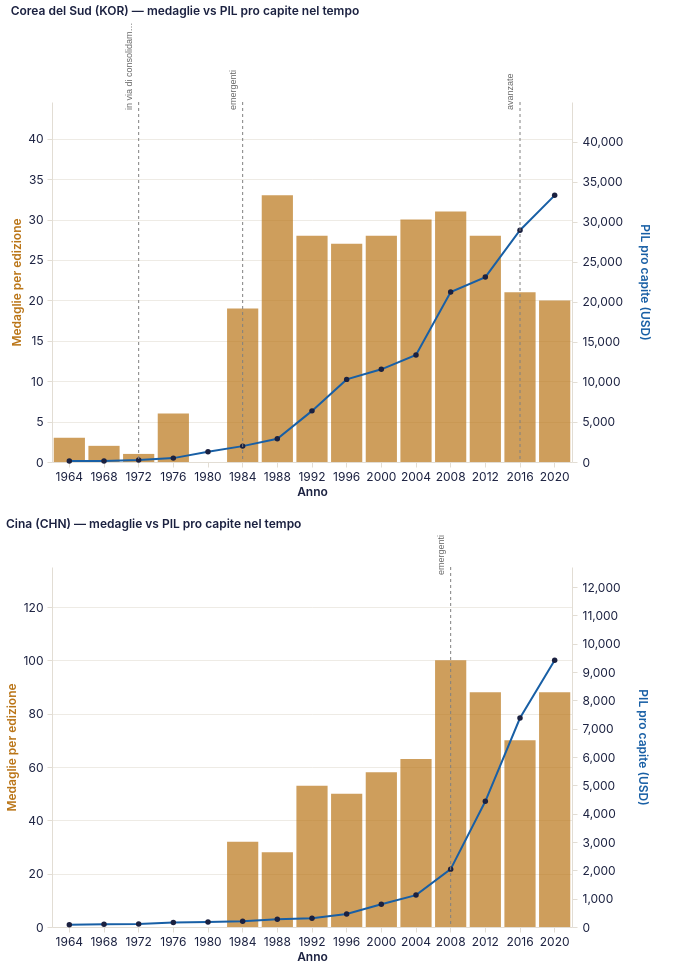

The specification (Vega-Lite) saved for this image:
### Vega-Lite specification from a JSON file in a GitHub repository (floating-point values rounded to 4 significant figures)
{"$schema": "https://vega.github.io/schema/vega-lite/v5.20.1.json", "config": {"arc": {"fill": "#1b2140"}, "area": {"fill": "#1b2140", "fillOpacity": 0.15, "line": true}, "axis": {"domainColor": "#e2ddd4", "grid": true, "gridColor": "#e2ddd4", "gridWidth": 0.6, "labelAngle": 0, "labelColor": "#1b2140", "labelFont": "Inter, system-ui, -apple-system, BlinkMacSystemFont, 'Segoe UI', Roboto, sans-serif", "labelFontSize": 12, "labelFontWeight": 400, "labelPadding": 4, "tickColor": "#e2ddd4", "tickSize": 5, "titleColor": "#1b2140", "titleFont": "Inter, system-ui, -apple-system, BlinkMacSystemFont, 'Segoe UI', Roboto, sans-serif", "titleFontSize": 12, "titleFontWeight": 600}, "axisBand": {"grid": false}, "background": "transparent", "bar": {"fill": "#1b2140"}, "legend": {"labelColor": "#1b2140", "labelFont": "Inter, system-ui, -apple-system, BlinkMacSystemFont, 'Segoe UI', Roboto, sans-serif", "labelFontSize": 11, "padding": 4, "symbolType": "circle", "titleColor": "#1b2140", "titleFont": "Inter, system-ui, -apple-system, BlinkMacSystemFont, 'Segoe UI', Roboto, sans-serif", "titleFontSize": 12}, "line": {"stroke": "#1b2140", "strokeWidth": 2}, "mark": {"color": "#1b2140"}, "path": {"stroke": "#1b2140"}, "point": {"fill": "#1b2140", "filled": true}, "range": {"category": ["#1b2140", "#ff8009", "#9a0641", "#ffe34a", "#e7b6af", "#0088b0", "#e03830"]}, "rect": {"fill": "#1b2140"}, "shape": {"stroke": "#1b2140"}, "symbol": {"fill": "#1b2140"}, "title": {"anchor": "start", "color": "#1b2140", "font": "Inter, system-ui, -apple-system, BlinkMacSystemFont, 'Segoe UI', Roboto, sans-serif", "fontSize": 12, "fontWeight": 600, "subtitleColor": "#1b2140", "subtitleFont": "Inter, system-ui, -apple-system, BlinkMacSystemFont, 'Segoe UI', Roboto, sans-serif"}, "view": {"continuousHeight": 300, "continuousWidth": 400, "fill": null, "stroke": null, "strokeWidth": 0}}, "datasets": {"data-0a9d4b351629395db7c48ed780c6c8c3": [{"cluster_dynamic": "Economie in via di consolidamento", "cluster_rank": 1, "country": "Republic of Korea", "gdp_per_capita": 257.9, "infant_mortality": 46.98, "life_expectancy": 61.8, "noc_ioc": "KOR", "primary_school_enrollment": null, "urbanization_pct": 39.57, "year": 1972}, {"cluster_dynamic": "Economie emergenti", "cluster_rank": 2, "country": "Republic of Korea", "gdp_per_capita": 1985.0, "infant_mortality": 25.18, "life_expectancy": 66.81, "noc_ioc": "KOR", "primary_school_enrollment": null, "urbanization_pct": 59.12, "year": 1984}, {"cluster_dynamic": "Economie avanzate", "cluster_rank": 3, "country": "Republic of Korea", "gdp_per_capita": 28970.0, "infant_mortality": 2.975, "life_expectancy": 81.46, "noc_ioc": "KOR", "primary_school_enrollment": 100.2, "urbanization_pct": 81.78, "year": 2016}], "data-5f96c19176276c04d102d00a1098e0e6": [{"cluster_dynamic": "Economie emergenti", "cluster_rank": 2, "country": "People's Republic of China", "gdp_per_capita": 2043.0, "infant_mortality": 18.62, "life_expectancy": 74.25, "noc_ioc": "CHN", "primary_school_enrollment": 105.3, "urbanization_pct": 43.75, "year": 2008}], "data-611935df8826a92d1bb09743d754fd1d": [{"NOC": "KOR", "Year": 1964, "medals": 3}, {"NOC": "KOR", "Year": 1968, "medals": 2}, {"NOC": "KOR", "Year": 1972, "medals": 1}, {"NOC": "KOR", "Year": 1976, "medals": 6}, {"NOC": "KOR", "Year": 1984, "medals": 19}, {"NOC": "KOR", "Year": 1988, "medals": 33}, {"NOC": "KOR", "Year": 1992, "medals": 28}, {"NOC": "KOR", "Year": 1996, "medals": 27}, {"NOC": "KOR", "Year": 2000, "medals": 28}, {"NOC": "KOR", "Year": 2004, "medals": 30}, {"NOC": "KOR", "Year": 2008, "medals": 31}, {"NOC": "KOR", "Year": 2012, "medals": 28}, {"NOC": "KOR", "Year": 2016, "medals": 21}, {"NOC": "KOR", "Year": 2020, "medals": 20}], "data-b2a9733e91adfd60e574792bbe4a8e19": [{"NOC": "CHN", "Year": 1984, "medals": 32}, {"NOC": "CHN", "Year": 1988, "medals": 28}, {"NOC": "CHN", "Year": 1992, "medals": 53}, {"NOC": "CHN", "Year": 1996, "medals": 50}, {"NOC": "CHN", "Year": 2000, "medals": 58}, {"NOC": "CHN", "Year": 2004, "medals": 63}, {"NOC": "CHN", "Year": 2008, "medals": 100}, {"NOC": "CHN", "Year": 2012, "medals": 88}, {"NOC": "CHN", "Year": 2016, "medals": 70}, {"NOC": "CHN", "Year": 2020, "medals": 88}], "data-ec95f6cb2cbdf6921013fd917d25c472": [{"cluster_dynamic": "Economie vulnerabili", "cluster_rank": 0, "country": "Republic of Korea", "gdp_per_capita": 126.7, "infant_mortality": 70.65, "life_expectancy": 54.59, "noc_ioc": "KOR", "primary_school_enrollment": null, "urbanization_pct": 28.86, "year": 1964}, {"cluster_dynamic": "Economie vulnerabili", "cluster_rank": 0, "country": "Republic of Korea", "gdp_per_capita": 132.6, "infant_mortality": 59.85, "life_expectancy": 56.93, "noc_ioc": "KOR", "primary_school_enrollment": null, "urbanization_pct": 32.65, "year": 1968}, {"cluster_dynamic": "Economie in via di consolidamento", "cluster_rank": 1, "country": "Republic of Korea", "gdp_per_capita": 257.9, "infant_mortality": 46.98, "life_expectancy": 61.8, "noc_ioc": "KOR", "primary_school_enrollment": null, "urbanization_pct": 39.57, "year": 1972}, {"cluster_dynamic": "Economie in via di consolidamento", "cluster_rank": 1, "country": "Republic of Korea", "gdp_per_capita": 485.0, "infant_mortality": 37.42, "life_expectancy": 63.59, "noc_ioc": "KOR", "primary_school_enrollment": null, "urbanization_pct": 45.85, "year": 1976}, {"cluster_dynamic": "Economie in via di consolidamento", "cluster_rank": 1, "country": "Republic of Korea", "gdp_per_capita": 1291.0, "infant_mortality": 31.55, "life_expectancy": 65.04, "noc_ioc": "KOR", "primary_school_enrollment": null, "urbanization_pct": 52.22, "year": 1980}, {"cluster_dynamic": "Economie emergenti", "cluster_rank": 2, "country": "Republic of Korea", "gdp_per_capita": 1985.0, "infant_mortality": 25.18, "life_expectancy": 66.81, "noc_ioc": "KOR", "primary_school_enrollment": null, "urbanization_pct": 59.12, "year": 1984}, {"cluster_dynamic": "Economie emergenti", "cluster_rank": 2, "country": "Republic of Korea", "gdp_per_capita": 2895.0, "infant_mortality": 18.1, "life_expectancy": 69.11, "noc_ioc": "KOR", "primary_school_enrollment": null, "urbanization_pct": 65.77, "year": 1988}, {"cluster_dynamic": "Economie emergenti", "cluster_rank": 2, "country": "Republic of Korea", "gdp_per_capita": 6391.0, "infant_mortality": 12.62, "life_expectancy": 71.31, "noc_ioc": "KOR", "primary_school_enrollment": null, "urbanization_pct": 73.05, "year": 1992}, {"cluster_dynamic": "Economie emergenti", "cluster_rank": 2, "country": "Republic of Korea", "gdp_per_capita": 10330.0, "infant_mortality": 9.1, "life_expectancy": 73.15, "noc_ioc": "KOR", "primary_school_enrollment": null, "urbanization_pct": 77.39, "year": 1996}, {"cluster_dynamic": "Economie emergenti", "cluster_rank": 2, "country": "Republic of Korea", "gdp_per_capita": 11580.0, "infant_mortality": 6.775, "life_expectancy": 74.79, "noc_ioc": "KOR", "primary_school_enrollment": null, "urbanization_pct": 79.07, "year": 2000}, {"cluster_dynamic": "Economie emergenti", "cluster_rank": 2, "country": "Republic of Korea", "gdp_per_capita": 13390.0, "infant_mortality": 5.35, "life_expectancy": 76.58, "noc_ioc": "KOR", "primary_school_enrollment": 99.18, "urbanization_pct": 80.11, "year": 2004}, {"cluster_dynamic": "Economie emergenti", "cluster_rank": 2, "country": "Republic of Korea", "gdp_per_capita": 21240.0, "infant_mortality": 4.225, "life_expectancy": 78.41, "noc_ioc": "KOR", "primary_school_enrollment": 100.4, "urbanization_pct": 81.44, "year": 2008}, {"cluster_dynamic": "Economie emergenti", "cluster_rank": 2, "country": "Republic of Korea", "gdp_per_capita": 23110.0, "infant_mortality": 3.375, "life_expectancy": 80.04, "noc_ioc": "KOR", "primary_school_enrollment": 101.0, "urbanization_pct": 81.92, "year": 2012}, {"cluster_dynamic": "Economie avanzate", "cluster_rank": 3, "country": "Republic of Korea", "gdp_per_capita": 28970.0, "infant_mortality": 2.975, "life_expectancy": 81.46, "noc_ioc": "KOR", "primary_school_enrollment": 100.2, "urbanization_pct": 81.78, "year": 2016}, {"cluster_dynamic": "Economie avanzate", "cluster_rank": 3, "country": "Republic of Korea", "gdp_per_capita": 33330.0, "infant_mortality": 2.675, "life_expectancy": 82.69, "noc_ioc": "KOR", "primary_school_enrollment": 99.16, "urbanization_pct": 81.42, "year": 2020}], "data-f3a8a7999269922ad58208b3a681d90e": [{"cluster_dynamic": "Economie in via di consolidamento", "cluster_rank": 1, "country": "People's Republic of China", "gdp_per_capita": 77.8, "infant_mortality": null, "life_expectancy": 44.05, "noc_ioc": "CHN", "primary_school_enrollment": null, "urbanization_pct": 18.3, "year": 1964}, {"cluster_dynamic": "Economie in via di consolidamento", "cluster_rank": 1, "country": "People's Republic of China", "gdp_per_capita": 96.4, "infant_mortality": null, "life_expectancy": 53.35, "noc_ioc": "CHN", "primary_school_enrollment": null, "urbanization_pct": 17.97, "year": 1968}, {"cluster_dynamic": "Economie in via di consolidamento", "cluster_rank": 1, "country": "People's Republic of China", "gdp_per_capita": 106.0, "infant_mortality": 84.63, "life_expectancy": 56.43, "noc_ioc": "CHN", "primary_school_enrollment": 116.6, "urbanization_pct": 17.44, "year": 1972}, {"cluster_dynamic": "Economie in via di consolidamento", "cluster_rank": 1, "country": "People's Republic of China", "gdp_per_capita": 157.1, "infant_mortality": 70.62, "life_expectancy": 59.82, "noc_ioc": "CHN", "primary_school_enrollment": 108.6, "urbanization_pct": 17.21, "year": 1976}, {"cluster_dynamic": "Economie in via di consolidamento", "cluster_rank": 1, "country": "People's Republic of China", "gdp_per_capita": 173.1, "infant_mortality": 55.9, "life_expectancy": 62.62, "noc_ioc": "CHN", "primary_school_enrollment": 113.6, "urbanization_pct": 17.97, "year": 1980}, {"cluster_dynamic": "Economie in via di consolidamento", "cluster_rank": 1, "country": "People's Republic of China", "gdp_per_capita": 205.5, "infant_mortality": 46.27, "life_expectancy": 65.0, "noc_ioc": "CHN", "primary_school_enrollment": 111.7, "urbanization_pct": 20.43, "year": 1984}, {"cluster_dynamic": "Economie in via di consolidamento", "cluster_rank": 1, "country": "People's Republic of China", "gdp_per_capita": 270.2, "infant_mortality": 43.17, "life_expectancy": 66.71, "noc_ioc": "CHN", "primary_school_enrollment": 127.1, "urbanization_pct": 24.14, "year": 1988}, {"cluster_dynamic": "Economie in via di consolidamento", "cluster_rank": 1, "country": "People's Republic of China", "gdp_per_capita": 312.0, "infant_mortality": 43.23, "life_expectancy": 68.08, "noc_ioc": "CHN", "primary_school_enrollment": 124.4, "urbanization_pct": 26.29, "year": 1992}, {"cluster_dynamic": "Economie in via di consolidamento", "cluster_rank": 1, "country": "People's Republic of China", "gdp_per_capita": 458.8, "infant_mortality": 40.6, "life_expectancy": 69.69, "noc_ioc": "CHN", "primary_school_enrollment": 112.6, "urbanization_pct": 28.25, "year": 1996}, {"cluster_dynamic": "Economie in via di consolidamento", "cluster_rank": 1, "country": "People's Republic of China", "gdp_per_capita": 804.1, "infant_mortality": 34.6, "life_expectancy": 71.4, "noc_ioc": "CHN", "primary_school_enrollment": 110.2, "urbanization_pct": 32.63, "year": 2000}, {"cluster_dynamic": "Economie in via di consolidamento", "cluster_rank": 1, "country": "People's Republic of China", "gdp_per_capita": 1126.0, "infant_mortality": 26.68, "life_expectancy": 72.85, "noc_ioc": "CHN", "primary_school_enrollment": 115.7, "urbanization_pct": 38.43, "year": 2004}, {"cluster_dynamic": "Economie emergenti", "cluster_rank": 2, "country": "People's Republic of China", "gdp_per_capita": 2043.0, "infant_mortality": 18.62, "life_expectancy": 74.25, "noc_ioc": "CHN", "primary_school_enrollment": 105.3, "urbanization_pct": 43.75, "year": 2008}, {"cluster_dynamic": "Economie emergenti", "cluster_rank": 2, "country": "People's Republic of China", "gdp_per_capita": 4439.0, "infant_mortality": 13.03, "life_expectancy": 75.43, "noc_ioc": "CHN", "primary_school_enrollment": 104.8, "urbanization_pct": 49.1, "year": 2012}, {"cluster_dynamic": "Economie emergenti", "cluster_rank": 2, "country": "People's Republic of China", "gdp_per_capita": 7377.0, "infant_mortality": 9.325, "life_expectancy": 76.59, "noc_ioc": "CHN", "primary_school_enrollment": 99.41, "urbanization_pct": 55.17, "year": 2016}, {"cluster_dynamic": "Economie emergenti", "cluster_rank": 2, "country": "People's Republic of China", "gdp_per_capita": 9416.0, "infant_mortality": 6.75, "life_expectancy": 77.52, "noc_ioc": "CHN", "primary_school_enrollment": 97.51, "urbanization_pct": 60.82, "year": 2020}]}, "padding": {"bottom": 5, "left": 5, "right": 25, "top": 5}, "params": [{"bind": "scales", "name": "param_2", "select": {"encodings": ["x", "y"], "type": "interval"}, "views": ["view_3", "view_4"]}], "vconcat": [{"height": 360, "layer": [{"data": {"name": "data-611935df8826a92d1bb09743d754fd1d"}, "encoding": {"tooltip": [{"field": "Year", "title": "Anno", "type": "ordinal"}, {"field": "medals", "title": "Medaglie", "type": "quantitative"}], "x": {"field": "Year", "title": "Anno", "type": "ordinal"}, "y": {"axis": {"orient": "left", "titleColor": "#BA7517"}, "field": "medals", "scale": {"domain": [0, 44.55]}, "title": "Medaglie per edizione", "type": "quantitative"}}, "mark": {"color": "#BA7517", "opacity": 0.7, "type": "bar"}, "name": "view_3"}, {"data": {"name": "data-ec95f6cb2cbdf6921013fd917d25c472"}, "encoding": {"tooltip": [{"field": "year", "title": "Anno", "type": "ordinal"}, {"field": "gdp_per_capita", "format": ",.0f", "title": "PIL pro capite (USD)", "type": "quantitative"}, {"field": "cluster_dynamic", "title": "Cluster", "type": "nominal"}], "x": {"field": "year", "title": "Anno", "type": "ordinal"}, "y": {"axis": {"labelPadding": 5, "orient": "right", "titleColor": "#185FA5", "titlePadding": 15}, "field": "gdp_per_capita", "scale": {"domain": [0, 45000.0]}, "title": "PIL pro capite (USD)", "type": "quantitative"}}, "mark": {"color": "#185FA5", "point": true, "type": "line"}}, {"data": {"name": "data-0a9d4b351629395db7c48ed780c6c8c3"}, "encoding": {"x": {"field": "year", "type": "ordinal"}}, "mark": {"color": "gray", "strokeDash": [3, 3], "type": "rule"}}, {"data": {"name": "data-0a9d4b351629395db7c48ed780c6c8c3"}, "encoding": {"text": {"field": "cluster_short", "type": "nominal"}, "x": {"field": "year", "type": "ordinal"}, "y": {"value": 4}}, "mark": {"align": "left", "angle": 270, "baseline": "line-bottom", "color": "dimgray", "dx": -4, "dy": -4, "fontSize": 9, "limit": 90, "type": "text"}, "transform": [{"as": "cluster_short", "calculate": "replace(datum.cluster_dynamic, 'Economie ', '')"}]}], "resolve": {"scale": {"y": "independent"}}, "title": "Corea del Sud (KOR) — medaglie vs PIL pro capite nel tempo", "width": 520}, {"height": 360, "layer": [{"data": {"name": "data-b2a9733e91adfd60e574792bbe4a8e19"}, "encoding": {"tooltip": [{"field": "Year", "title": "Anno", "type": "ordinal"}, {"field": "medals", "title": "Medaglie", "type": "quantitative"}], "x": {"field": "Year", "title": "Anno", "type": "ordinal"}, "y": {"axis": {"orient": "left", "titleColor": "#BA7517"}, "field": "medals", "scale": {"domain": [0, 135.0]}, "title": "Medaglie per edizione", "type": "quantitative"}}, "mark": {"color": "#BA7517", "opacity": 0.7, "type": "bar"}, "name": "view_4"}, {"data": {"name": "data-f3a8a7999269922ad58208b3a681d90e"}, "encoding": {"tooltip": [{"field": "year", "title": "Anno", "type": "ordinal"}, {"field": "gdp_per_capita", "format": ",.0f", "title": "PIL pro capite (USD)", "type": "quantitative"}, {"field": "cluster_dynamic", "title": "Cluster", "type": "nominal"}], "x": {"field": "year", "title": "Anno", "type": "ordinal"}, "y": {"axis": {"labelPadding": 5, "orient": "right", "titleColor": "#185FA5", "titlePadding": 15}, "field": "gdp_per_capita", "scale": {"domain": [0, 12710.0]}, "title": "PIL pro capite (USD)", "type": "quantitative"}}, "mark": {"color": "#185FA5", "point": true, "type": "line"}}, {"data": {"name": "data-5f96c19176276c04d102d00a1098e0e6"}, "encoding": {"x": {"field": "year", "type": "ordinal"}}, "mark": {"color": "gray", "strokeDash": [3, 3], "type": "rule"}}, {"data": {"name": "data-5f96c19176276c04d102d00a1098e0e6"}, "encoding": {"text": {"field": "cluster_short", "type": "nominal"}, "x": {"field": "year", "type": "ordinal"}, "y": {"value": 4}}, "mark": {"align": "left", "angle": 270, "baseline": "line-bottom", "color": "dimgray", "dx": -4, "dy": -4, "fontSize": 9, "limit": 90, "type": "text"}, "transform": [{"as": "cluster_short", "calculate": "replace(datum.cluster_dynamic, 'Economie ', '')"}]}], "resolve": {"scale": {"y": "independent"}}, "title": "Cina (CHN) — medaglie vs PIL pro capite nel tempo", "width": 520}]}
